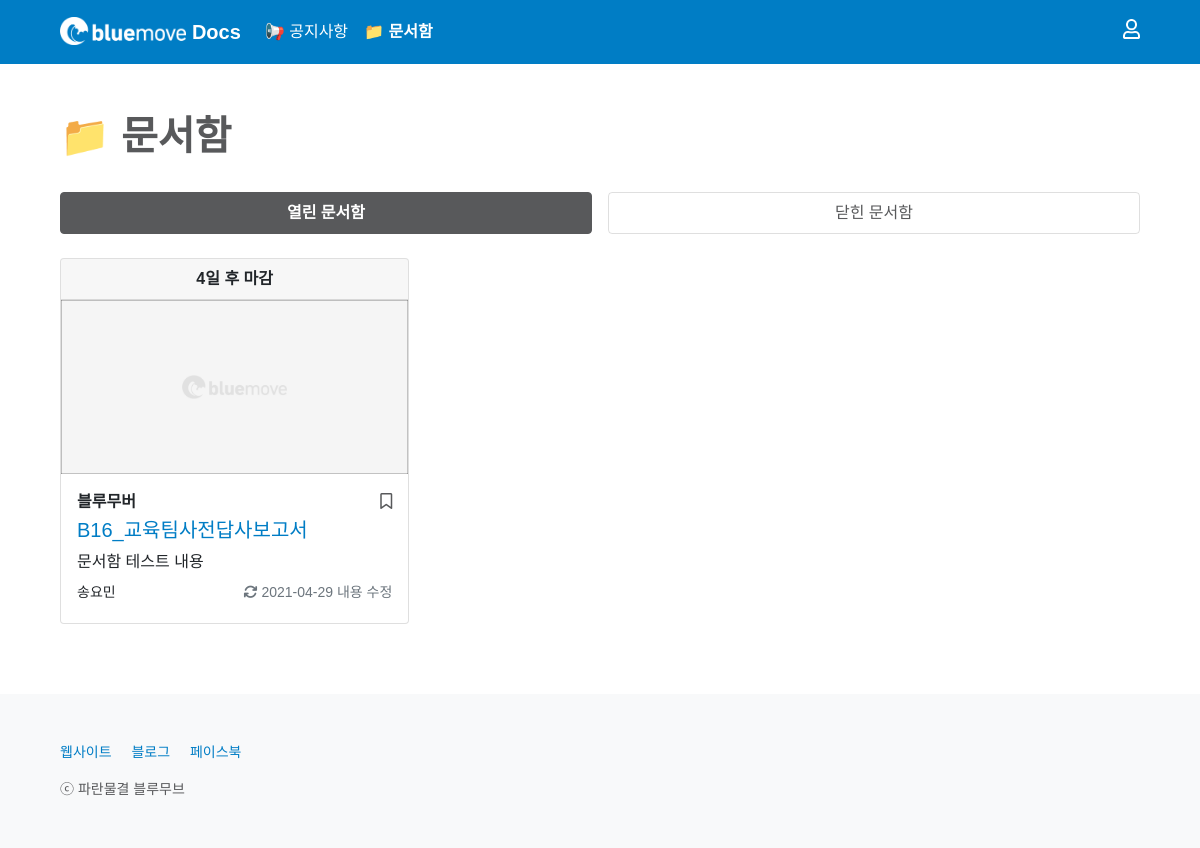
The page /box/ on the database as committed earlier.
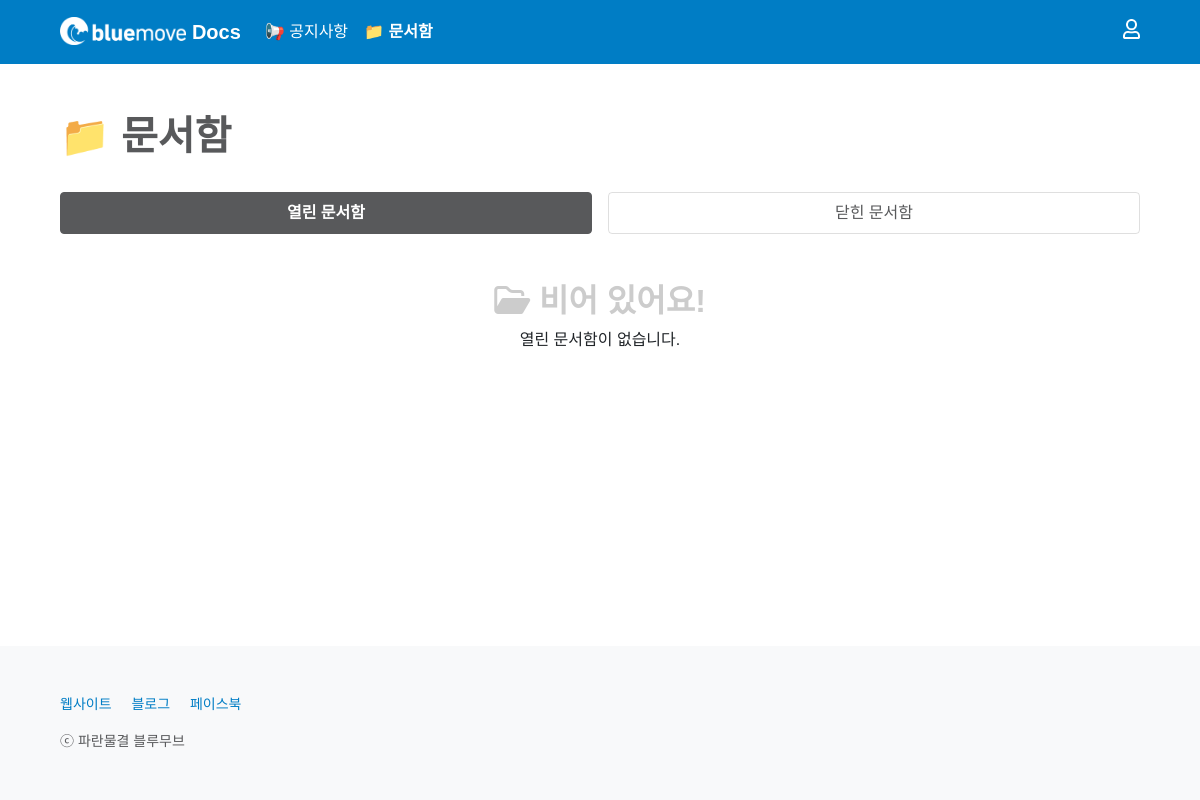
The same page on the database as committed later.
### box/models.py (models this page shows, shortened)
class Box(models.Model):
    CATEGORY_CHOICES = {
        ('bluemover', '블루무버'),
        ('guest', '게스트'),
    }
    title = models.CharField(max_length = 50)
    writer = models.ForeignKey(User, on_delete=models.CASCADE)
    category = models.CharField(max_length = 50, choices = CATEGORY_CHOICES)
    drive_name = models.CharField(max_length = 50, null = True, blank = True)
    folder_name = models.CharField(max_length = 50, null = True, blank = True)
    folder_id = models.CharField(max_length = 100, null = True, blank = True)
    folder_prefix = models.CharField(max_length = 10, null = True, blank = True)
    official_template_flag = models.BooleanField(default = False)
    document_name = models.CharField(max_length = 50, null = True, blank = True)
    document_id = models.CharField(max_length = 300)
    channel_id = models.CharField(max_length = 50)
    channel_name = models.CharField(max_length = 50)
    deadline = models.DateField()
    deadline_update_flag = models.BooleanField(default = False)
    content = RichTextField()
    content_update_flag = models.BooleanField(default = False)
    image = models.ImageField(upload_to='images/', null = True, blank = True)
    created_at = models.DateField(auto_now_add = True)
    updated_at = models.DateField(auto_now = True)
    box_favorite_user_set = models.ManyToManyField(User, blank = True, related_name="box_favorite_user_set", through="Favorite")
    @property
    def deadline_is_tomorrow(self):
        return datetime.date.today() + datetime.timedelta(days = 1) == self.deadline
    @property
    def deadline_is_today(self):
        return datetime.date.today() == self.deadline
    @property
    def deadline_is_over(self):
        return datetime.date.today() > self.deadline
    @property
    def days_left_until_deadline(self):
        return self.deadline - datetime.date.today()

### box/views.py (the view)
# urls.py: path('', main, name='main'),
def main(request):
    if request.user.is_authenticated:
        profile = Profile.objects.get(user=request.user)
        if not profile.info_update_flag == True:
            return redirect('users:write_info', request.user.id)
        else:
            None
    else:
        None
    opened_boxes = Box.objects.filter(deadline__gte=datetime.date.today()).order_by('deadline')
    closed_boxes = Box.objects.filter(deadline__lt=datetime.date.today()).order_by('deadline')
    page = request.GET.get('page', 1)
    opened_paginator = Paginator(opened_boxes, 9)
    closed_paginator = Paginator(closed_boxes, 9)
    try:
        opened_boxes = opened_paginator.page(page)
        closed_boxes = closed_paginator.page(page)
    except PageNotAnInteger:
        opened_boxes = opened_paginator.page(1)
        closed_boxes = closed_paginator.page(1)
    except EmptyPage:
        opened_boxes = opened_paginator.page(opened_paginator.num_pages)
        closed_boxes = closed_paginator.page(closed_paginator.num_pages)
    return render(request, 'box/main.html', {'opened_boxes': opened_boxes, 'closed_boxes': closed_boxes})

### box/templates/box/main.html (shortened to what this page needs)
{% extends 'base.html' %}
{% block content %}
{% include 'shared/_navbar4box.html' %}
<main class="px-2 px-md-5">
    <div class="container-md mt-5">
        <h1 class="mb-4" style="font-weight: 600; color: #58595B;">📁 문서함</h1>
        {% include 'shared/_boxcard.html' %}
    </div>
</main>
{% endblock %}

### home/templates/base.html (shortened to what this page needs)
{% load static %}
<!doctype html>
<html lang="ko">
    <head>
        <link href="/static/css/font.css" rel="stylesheet">
        <link href="https://cdn.jsdelivr.net/npm/bootstrap@5.0.0-beta1/dist/css/bootstrap.min.css" rel="stylesheet">
    </head>
    <body>
        {% block content %}{% endblock %}
        <footer class="bd-footer px-2 py-3 p-md-5 bg-light text-center text-md-start" style="position: sticky; margin-top: 70px;">
            <div class="container-md">
                <small>
                    <ul class="bd-footer-links ps-0 mb-3">
                        <li class="d-inline-block"><a href="https://bluemove.or.kr:451" target="_blank">웹사이트</a></li>
                        <li class="d-inline-block ms-3"><a href="https://blog.naver.com/bluewavebluemove" target="_blank">블로그</a></li>
                        <li class="d-inline-block ms-3"><a href="https://fb.com/bwbluemove" target="_blank">페이스북</a></li>
                    </ul>
                    <p class="mb-0" style="color: #58595B;">ⓒ 파란물결 블루무브</p>
                </small>
            </div>
        </footer>
    </body>
</html>

### home/templates/shared/_navbar4box.html (shortened to what this page needs)
<header>
    <nav class="navbar navbar-expand-md navbar-dark px-2 px-md-5">
        <div class="container-md">
            <a class="navbar-brand" href="{% url 'home:home' %}" style="font-weight: 600;" id="logoLarge">
                <img src="/static/images/bluemovelogo.png" alt="블루무브" height="28" class="d-inline-block align-top">
                Docs
            </a>
            <div class="collapse navbar-collapse" id="navbarSupportedContent">
                <ul class="navbar-nav flex-row flex-wrap bd-navbar-nav pt-2 py-md-0">
                    <li class="nav-item col-6 col-md-auto">
                        <a class="nav-link p-2" href="{% url 'notice:main' %}">📢 공지사항</a>
                    </li>
                    <li class="nav-item col-6 col-md-auto">
                        <a class="nav-link p-2 active" aria-current="page" href="{% url 'box:main' %}">📁 문서함</a>
                    </li>
                </ul>
                {% include 'shared/_navbarside.html' %}
            </div>
        </div>
      </nav>
</header>

### home/templates/shared/_navbarside.html (shortened to what this page needs)
<ul class="navbar-nav flex-row flex-wrap ms-md-auto mb-2">
    {% if not user.is_authenticated %}
    <li class="nav-item col-6 col-md-auto">
        <a class="nav-link p-2 pe-0" href="{% url 'account_login' %}?next={{ request.path }}">
            <img src="/static/images/account_notauth.png" alt="로그인" title="로그인" height="20" class="d-inline-block">
        </a>
    </li>
    {% endif %}
</ul>

### home/templates/shared/_boxcard.html (shortened to what this page needs)
<div class="pt-2">
    <ul class="nav nav-pills mb-3 nav-justified gap-3" id="pills-tab" role="tablist">
        <li class="nav-item mb-2" id="forBoxCSS" role="presentation">
            <a class="nav-link active" id="pills-opened-tab" data-bs-toggle="pill" href="#pills-opened" role="tab" aria-controls="pills-opened" aria-selected="true">열린 문서함</a>
        </li>
        <li class="nav-item mb-2" id="forBoxCSS" role="presentation">
            <a class="nav-link" id="pills-closed-tab" data-bs-toggle="pill" href="#pills-closed" role="tab" aria-controls="pills-closed" aria-selected="false">닫힌 문서함</a>
        </li>
    </ul>
</div>
<div class="tab-content" id="pills-tabContent">
    <div class="tab-pane fade show active" id="pills-opened" role="tabpanel" aria-labelledby="pills-opened-tab">
        <div class="row row-cols-1 row-cols-lg-3 row-cols-md-2 g-3" id="insideOpenedTab">
            {% for box in opened_boxes %}
            {% if box.deadline_is_over %}
            <div style="display: none;">
            {% else %}
            <div class="col">
            {% endif %}
                {% include 'shared/_boxcard_tabdata.html' %}
            </div>
            {% empty %}
            <div class="col" id="openedEmptyFlag"></div>
            <div class="col text-center"><br><h2 style="color: #CCCCCC; font-weight: 600;"><i class="far fa-folder-open"></i> 비어 있어요!</h2><p>열린 문서함이 없습니다.</p></div>
            {% endfor %}
        </div>
    </div>
</div>

### home/templates/shared/_boxcard_tabdata.html (shortened to what this page needs)
{% if box.deadline_is_tomorrow %}
<div class="card h-100" style="border: 1px solid #FFD969;">
{% elif box.deadline_is_today %}
<div class="card h-100" style="border: 1px solid #F5B5BC;">
{% elif box.deadline_is_over %}
<div class="card h-100" style="border: 1px solid #bcbebf;">
{% else %}
<div class="card h-100">
{% endif %}
    {% if box.deadline_is_tomorrow %}
    <div class="card-header d-flex justify-content-center" style="background-color: #fff3cd; border-bottom: 1px solid #FFD969;">
        <p class="m-0" style="font-weight: 600;">
            <i class="fas fa-exclamation-triangle"></i>
            {% if box.deadline_update_flag %}
            내일 마감 (일정 변경)
            {% else %}
            내일 마감
            {% endif %}
        </p>
    </div>
    {% else %}
    <div class="card-header d-flex justify-content-center">
        <p class="m-0" style="font-weight: 600;">
            {% if box.days_left_until_deadline.days > 7 %}
                {% if box.deadline_update_flag %}
                {{ box.deadline|date:'Y-m-d' }} 마감 (일정 변경)
                {% else %}
                {{ box.deadline|date:'Y-m-d' }} 마감
                {% endif %}
            {% else %}
                {% if box.deadline_update_flag %}
                {{ box.days_left_until_deadline.days }}일 후 마감 (일정 변경)
                {% else %}
                {{ box.days_left_until_deadline.days }}일 후 마감
                {% endif %}
            {% endif %}
        </p>
    </div>
    {% endif %}
    <div class="ratio" style="--aspect-ratio: 50%; position: relative; text-align: center;">
        <a class="no-pointer" style="" href="{% url 'box:read' box.id %}{{ request.get_full_path|cut:request.path }}" onclick="openBox{{ box.id }}({{ box.id }}); inProgress();">
            <img src="
                {% if box.image %}
                    {{ box.image.url }}
                {% else %}
                    /static/images/1800x900-default.png
                {% endif %}
            " class="card-img-top hide{{ box.id }}-01" alt="문서함 이미지" style="height: 100%; object-fit: cover; object-position: 50% 50%; border-top-left-radius: 0; border-top-right-radius: 0;">
        </a>
    </div>
    <div class="card-body mb-1">
        <div class="d-flex w-100 justify-content-between">
            <p class="card-text mb-1" style="font-weight: 600;">
                {% if box.category == 'bluemover' %}
                    블루무버
                {% elif box.category == 'guest' %}
                    게스트
                {% else %}
                    알 수 없음
                {% endif %}
            </p>
            {% if user.is_authenticated %}
            {% if not request.path == '/box/' %}
                <a class="bookmark no-pointer" style="" href="{% url 'box:box_favorite' box.id %}?next={{ request.get_full_path }}#boxListPosition">
            {% else %}
                <a class="bookmark no-pointer" style="" href="{% url 'box:box_favorite' box.id %}?next={{ request.get_full_path }}">
            {% endif %}
                {% if user in box.box_favorite_user_set.all %}
                    <p class="mb-1"><i class="fas fa-bookmark"></i></p>
                {% else %}
                    <p class="mb-1"><i class="far fa-bookmark"></i></p>
                {% endif %}
            </a>
            {% else %}
            <a type="button" class="bookmark no-pointer" style="" data-bs-toggle="modal" data-bs-target="#listloginModal">
                <p class="mb-1"><i class="far fa-bookmark"></i></p>
            </a>
            {% endif %}
        </div>
        <h5 class="card-title" style="overflow: hidden; text-overflow: ellipsis; display: -webkit-box; -webkit-line-clamp: 2; -webkit-box-orient: vertical;"><a class="no-pointer" style="" href="{% url 'box:read' box.id %}{{ request.get_full_path|cut:request.path }}" onclick="openBox{{ box.id }}({{ box.id }}); inProgress();">
            {% if box.folder_prefix != None %}
                {{ box.folder_prefix }}_{{ box.title }}
            {% else %}
                {{ box.title }}
            {% endif %}
        </a></h5>
        <p class="card-text mb-2" style="overflow: hidden; text-overflow: ellipsis; display: -webkit-box; -webkit-line-clamp: 3; -webkit-box-orient: vertical;">
            {{ box.content|striptags|safe }}
        </p>
        <div class="d-flex w-100 justify-content-between">
            <small>{{ box.writer.last_name }}{{ box.writer.first_name }}</small>
            <small style="color: #6C757D;">
                {% if box.content_update_flag %}
                <i class="fas fa-sync"></i> {{ box.updated_at|date:'Y-m-d' }} 내용 수정
                {% endif %}
            </small>
        </div>
    </div>
</div>

### home/templates/base.html (style rules this page uses)
body { min-height: 100vh; display: flex; flex-direction: column; }
main { flex: 1; }
a { color: #007DC5; text-decoration: none; cursor: pointer; }
#pills-tab > .nav-item { color: #58595B; }
nav { background-color: #007DC5; }
#navbarSupportedContent > ul > li > .active { font-weight: 600; }
#navbarSupportedContent > ul > li > .nav-link { color: #FFFFFF; }
.nav-pills .nav-link { border: 1px solid rgba(0,0,0,.125); }
.nav-pills .nav-link.active, .nav-pills .show > .nav-link { font-weight: 600; border: 1px solid #58595B; background-color: #58595B; }
#forBoxCSS > .nav-link { color: #58595B; }
#forBoxCSS > .nav-link.active { color: #FFFFFF; }

Rows that differ between the two databases and show on the page:
removed Box: days_left_until_deadline.days "4", category "블루무버", folder_prefix "B16", title "교육팀사전답사보고서", content "문서함 테스트 내용", writer.last_name "송", writer.first_name "요민", updated_at "2021-04-29"
Other text that changed with them:
text now shown: "비어 있어요! 열린 문서함이 없습니다."
